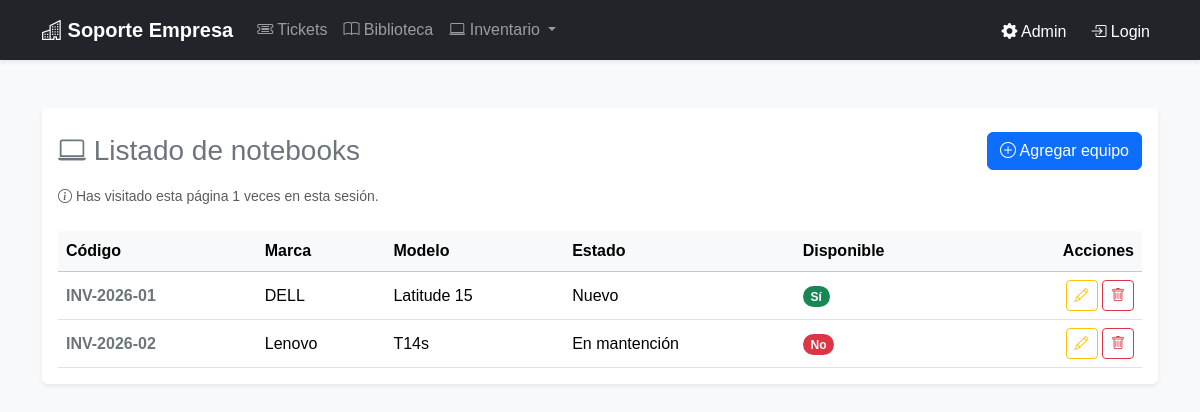
The app's page /inventario/ with its own data.
### inventario/models.py (models this page shows, shortened)
class Notebook(models.Model):
    ESTADOS = [
        ('nuevo', 'Nuevo'),
        ('usado', 'Usado'),
        ('mantencion', 'En mantención'),
    ]
    codigo = models.CharField(max_length=20, unique=True)
    marca = models.CharField(max_length=50)
    modelo = models.CharField(max_length=50)
    estado = models.CharField(max_length=20, choices=ESTADOS)
    disponible = models.BooleanField(default=True)
    fecha_registro = models.DateTimeField(auto_now_add=True)
    class Meta:
        permissions = [
            ('puede_ver_reporte_interno', 'Puede ver reporte interno'),
        ]

### inventario/views.py (the view)
# urls.py: path('', NotebookListView.as_view(), name='notebook_list'),
class NotebookListView(ListView):
    model = Notebook
    template_name = 'notebook_list.html'
    context_object_name = 'notebooks'
    def get_context_data(self, **kwargs):
        context = super().get_context_data(**kwargs)
        visitas = self.request.session.get('visitas_inicio', 0)
        self.request.session['visitas_inicio'] = visitas + 1
        context['visitas'] = self.request.session['visitas_inicio']
        return context

### inventario/templates/notebook_list.html
{% extends 'base.html' %}
{% block content %}
<div class='card shadow-sm border-0'>
    <div class='card-header bg-white border-0 pt-4 pb-0 d-flex justify-content-between align-items-center'>
        <h2 class='card-title h3 mb-0 text-secondary'><i class="bi bi-laptop"></i> Listado de notebooks</h2>
        <a href='{% url "notebook_create" %}' class='btn btn-primary'><i class="bi bi-plus-circle"></i> Agregar equipo</a>
    </div>
    <div class='card-body'>
        <p class='text-muted small mb-4'><i class="bi bi-info-circle"></i> Has visitado esta página {{ visitas }} veces en esta sesión.</p>
        <div class='table-responsive'>
            <table class='table table-hover align-middle mb-0'>
                <thead class='table-light'>
                    <tr>
                        <th>Código</th>
                        <th>Marca</th>
                        <th>Modelo</th>
                        <th>Estado</th>
                        <th>Disponible</th>
                        <th class="text-end">Acciones</th>
                    </tr>
                </thead>
                <tbody>
                    {% for notebook in notebooks %}
                    <tr>
                        <td class="fw-bold text-secondary">{{ notebook.codigo }}</td>
                        <td>{{ notebook.marca }}</td>
                        <td>{{ notebook.modelo }}</td>
                        <td>{{ notebook.get_estado_display }}</td>
                        <td>
                            {% if notebook.disponible %}
                                <span class='badge rounded-pill bg-success'>Sí</span>
                            {% else %}
                                <span class='badge rounded-pill bg-danger'>No</span>
                            {% endif %}
                        </td>
                        <td class="text-end">
                            <a href='{% url "notebook_update" notebook.pk %}' class='btn btn-sm btn-outline-warning'><i class="bi bi-pencil"></i></a>
                            <a href='{% url "notebook_delete" notebook.pk %}' class='btn btn-sm btn-outline-danger'><i class="bi bi-trash"></i></a>
                        </td>
                    </tr>
                    {% empty %}
                    <tr>
                        <td colspan='6' class='text-center py-4 text-muted'>No hay notebooks registrados en el sistema.</td>
                    </tr>
                    {% endfor %}
                </tbody>
            </table>
        </div>
    </div>
</div>
{% endblock %}

### static/css/styles.css (style rules this page uses)
body { font-family: Arial, sans-serif; }

### records on screen
Notebook: codigo "INV-2026-01", marca "DELL", modelo "Latitude 15", estado "Nuevo", disponible "Sí"
Notebook: codigo "INV-2026-02", marca "Lenovo", modelo "T14s", estado "En mantención", disponible "No"

### other values on screen
{{ visitas }} "1"
